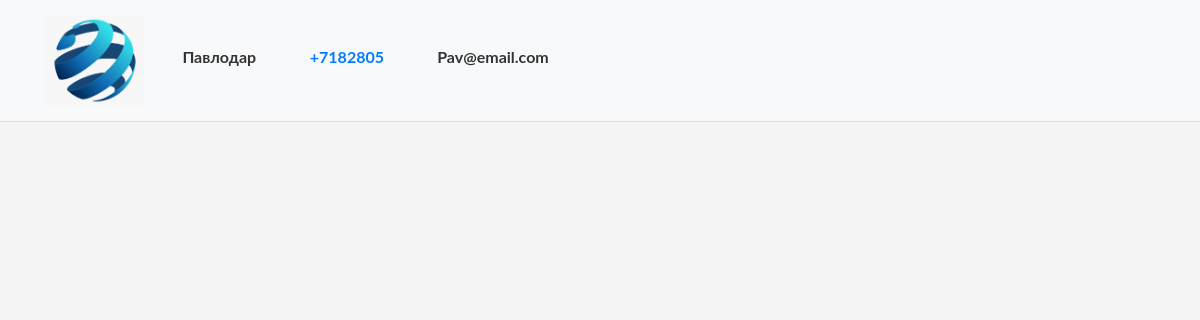
Screenshot of /www/v2/public/contact.php with the database file from the repository.
### tables this page shows
CREATE TABLE `contact` (
  `id` int UNSIGNED NOT NULL,
  `city` varchar(255) NOT NULL,
  `phone` varchar(255) NOT NULL,
  `email` varchar(255) NOT NULL,
  `filename` varchar(255) NOT NULL,
  `title` varchar(255) NOT NULL,
  `description` varchar(255) NOT NULL
);

### www/v2/public/contact.php (the view, shortened to what this page needs)
<?php require_once './function/connect.php' ;?>
<?php
$sql = $pdo->prepare("SELECT * FROM contact");
$sql->execute();
$res = $sql->fetch(PDO::FETCH_ASSOC);
?>
<!DOCTYPE html>
<html>
<head>
  <link rel="stylesheet" href="https://stackpath.bootstrapcdn.com/bootstrap/4.5.2/css/bootstrap.min.css">
  <link rel="stylesheet" href="css/contact.css">
</head>
<body data-spy="scroll" data-target=".site-navbar-target" data-offset="300">
    <div class="header-top bg-light">
      <div class="container">
        <div class="row align-items-center">
          <div class="col-6 col-lg-3">
            <a href="index.php">
              <span style="color: black;font-weight: bold"><img src="../5.png" width="100px" alt=""></span>
            </a>
          </div>
          <div class="col-lg-3 d-none d-lg-block">
            <div class="quick-contact-icons d-flex align-items-center">
              <div class="text">
                <span class="h4 d-block"> <?php echo $res["city"]; ?> </span>
              </div>
            </div>
          </div>
          <div class="col-lg-3 d-none d-lg-block">
            <div class="quick-contact-icons d-flex align-items-center">
              <div class="text">
                <span class="h4 d-block"> <a href ="<?php echo $res["description"]; ?>" > <?php echo $res["phone"]; ?></a> </span>
              </div>
            </div>
          </div>
          <div class="col-lg-3 d-none d-lg-block">
            <div class="quick-contact-icons d-flex align-items-center">
              <div class="text">
                <span class="h4 d-block"> <?php echo $res["email"]; ?> </span>
              </div>
            </div>
          </div>
        </div>
      </div>
    </div>
</body>
</html>

### www/v2/css/contact.css (style rules this page uses)
* { margin: 0; padding: 0; box-sizing: border-box; }
body { font-family: Lato, sans-serif; background-color: #f4f4f4; margin: 0; padding: 0; }
.header-top { background: #fff; padding: 15px 0; border-bottom: 1px solid #ddd; }
.header-top .container { display: flex; justify-content: space-between; align-items: center; }
.header-top .quick-contact-icons { display: flex; align-items: center; }
.header-top .quick-contact-icons .text { margin-left: 10px; }
.header-top .quick-contact-icons .text .h4 { color: #333; font-size: 16px; font-weight: bold; }

### rows the page displays
contact: city "Павлодар", phone "+7182805", email "Pav@email.com"
